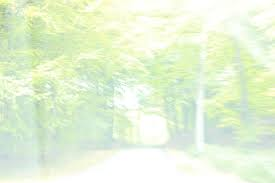
#> input picture images/sample04.jpeg, 275 x 183 px; its folder holds 6 pictures in this run
$ jupyter execute --allow-errors AI6121_Assignment1.ipynb
#> lines starting #> are read from the running program, lines starting #| are printed output that depends on the picture
[cell 1]
# create image path, if the path already exists, skip
from pathlib import Path

# image_path = Path(__file__).resolve().parent() / "images"
image_path = Path("/content/drive/MyDrive/AI6121_Assignment1/images") # adjustable
if image_path.is_dir():
  print("Image path already exists.")
else:
  print("Creating image path...")
  image_path.mkdir(parents=True, exist_ok=True)
  print("Image path created")

[cell 2]
# unzip image files to image path
import zipfile

# with zipfile.ZipFile(Path(__file__).resolve().parent() / "sample images.zip", "r") as z:
#> (the rest of this cell did not finish here and is left out)

[cell 3]
# visualize a random image within the image folder
import random
from PIL import Image

def see_random_image(image_path_str: str):
  image_path = Path(image_path_str)
  if image_path.is_dir():
    image_path_list = list(image_path.glob("*"))
    random_image_path = random.choice(image_path_list)
    print(f"Random image path: {random_image_path}")
    random_image = Image.open(random_image_path)
#> random_image is the input picture: PIL image 275x183 RGB; mean R, G, B 229.7, 243.4, 214.9
    return random_image
  else:
    print("Image path does not exist.")

# see_random_image(Path(__file__).resolve().parent() / "images")
see_random_image("/content/drive/MyDrive/AI6121_Assignment1/images")

[cell 4]
# turn images into torch tensors
from torchvision import transforms

def image_to_tensor(image_path_str: str):
  image_path = Path(image_path_str)
  if image_path.exists:
    image = Image.open(image_path)
    transform = transforms.ToTensor()
    tensor = transform(image)
    return tensor
  else:
    print("Image path does not exist.")
    return None

# image_tensor = image_to_tensor(Path(__file__).resolve().parent() / "images" / "sample01.jpg")
#> (the rest of this cell did not finish here and is left out)

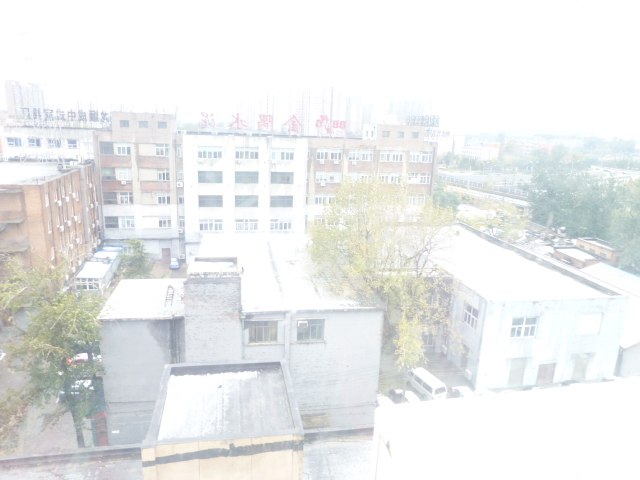
#> input picture images/sample01.jpg, 640 x 480 px
#> in image_to_tensor, image is the input picture: PIL image 640x480 RGB; mean R, G, B 233.6, 235.3, 234.8
image_tensor.shape
# so it's a colour-channel-first tensor

[cell 5]
# select a single colour channel and visualize the image
from matplotlib import pyplot as plt

def see_image_channel(image_path_str: str, channel_number: int=0):
  image_tensor = image_to_tensor(image_path_str)
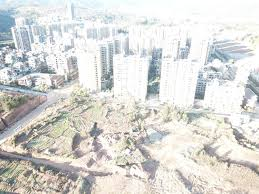
#> input picture images/sample03.jpeg, 259 x 194 px, found by its file name
#> in image_to_tensor, image is the input picture: PIL image 259x194 RGB; mean R, G, B 217.1, 216.8, 213.3
  if image_tensor is None:
    return None
  else:
    if channel_number not in [0, 1, 2]:
      print("Channel number must be 0, 1 or 2.")
      return None
    else:
      image_channel = image_tensor[channel_number]
      plt.figure(figsize=(10, 7))
      plt.imshow(image_channel)
      plt.title(f"Image path: {image_path_str}\n Image channel: {channel_number}")
      plt.axis("off")
      return image_channel

# see_image_channel(Path(__file__) / "images" / "sample03.jpeg", channel_number=0)
see_image_channel("/content/drive/MyDrive/AI6121_Assignment1/images/sample03.jpeg", channel_number=0)
#> (the call stopped at in image_to_tensor, `transform = transforms.ToTensor()`: torchvision is not available in this run)

[cell 6]
import numpy as np
def calculate_psnr(img1, img2):
    """compute the PSNR of img1 and img2 """
    assert img1.shape == img2.shape, "Input images should have equal sizes"

    # Compute MSE (Mean Squared Error)
    mse = np.mean((img1 - img2) ** 2)
    if mse == 0:
        return float('inf')

    # compute PSNR
    max_pixel_value = 255.0
    psnr = 20 * np.log10(max_pixel_value / np.sqrt(mse))
    return psnr

[cell 7]
import cv2
import numpy as np
import matplotlib.pyplot as plt

def expand_hist(hist, target_length):
    """ Expand histogram to the target length using linear interpolation. """
    # Extract non-zero values
    hist_nonzero = hist[np.nonzero(hist)]

    if len(hist_nonzero) == 0:
        print(target_length)
        return np.zeros(target_length, dtype=np.uint64)

    # Indices for the non-zero histogram
    nonzero_indices = np.linspace(0, len(hist_nonzero) - 1, num=len(hist_nonzero))

    # Indices for the target length
    target_indices = np.linspace(0, len(hist_nonzero) - 1, num=target_length)

    # Perform linear interpolation
    expanded_hist = np.interp(target_indices, nonzero_indices, hist_nonzero)
    # print(expanded_hist)
    return expanded_hist.astype(np.uint64)


def bbhe(image):

    # cal histogram
    hist, _ = np.histogram(image.flatten(), 256, [0, 256])

    # cal average brightness
    mean_brightness = int(round(np.median(image)))

    # Initialize histograms for dark and bright regions
    lower_hist = np.zeros(256, dtype=np.uint64)
    upper_hist = np.zeros(256, dtype=np.uint64)

    # Compute histograms for dark and bright regions
    for pixel_value in image.flatten():
        if pixel_value <= mean_brightness:
            lower_hist[pixel_value] += 1
        else:
            upper_hist[pixel_value] += 1

    # print(lower_hist)
    # print(upper_hist)
    # Expand histograms to match the length of LUT
    lower_hist_expanded = expand_hist(lower_hist, mean_brightness + 1)
    upper_hist_expanded = expand_hist(upper_hist, 256 - mean_brightness - 1)


    # Calculate CDFs
    lower_cdf = np.cumsum(lower_hist_expanded) / np.cumsum(lower_hist_expanded)[-1]
    upper_cdf = np.cumsum(upper_hist_expanded) / np.cumsum(upper_hist_expanded)[-1]

    # Normalize CDFs
    C1n = np.uint8(mean_brightness * lower_cdf)
    C2n = np.uint8(mean_brightness + (255 - mean_brightness) * upper_cdf)

    # Create LUT with correct length
    lut = np.zeros(256, dtype=np.uint8)
    lut[:mean_brightness + 1] = C1n
    lut[mean_brightness + 1:] = C2n

    # Visualization
    plt.figure(figsize=(15, 5))

    # Original histogram
    plt.subplot(1, 3, 1)
    plt.plot(hist, color='black')
    plt.axvline(x=mean_brightness, color='r', linestyle='--')
    plt.title('Original Histogram')
    plt.xlabel('Pixel Value')
    plt.ylabel('Frequency')

    # CDFs
    plt.subplot(1, 3, 2)
    plt.plot(np.arange(mean_brightness + 1), lower_cdf, color='blue', label='Lower CDF')
    plt.plot(np.arange(mean_brightness + 1, 256),upper_cdf, color='red', label='Upper CDF')
    plt.title('CDFs')
    plt.xlabel('Pixel Value')
    plt.ylabel('CDF Value')
    plt.legend()

    # Mapping function
    plt.subplot(1, 3, 3)
    plt.plot(np.arange(256), lut, color='green')
    plt.title('Mapping Function')
    plt.xlabel('Input Pixel Value')
    plt.ylabel('Output Pixel Value')

    plt.tight_layout()
    plt.show()

    # mapping
    return cv2.LUT(image, lut)


image_path = "/content/drive/MyDrive/AI6121_Assignment1/images/sample03.jpeg"
img = cv2.imread(image_path, cv2.IMREAD_GRAYSCALE)
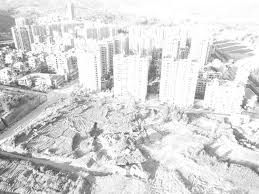
#> img: shape (194, 259); min 52, max 255, mean 216.6

# BBHE
bbhe_img = bbhe(img)
#> in bbhe, `hist, _ = np.histogram(image.flatten(), 256, [0, 256])`: hist = 256 values, max 4857 at index 255, min 0 at index 0, mean 196.3
#> in bbhe, `mean_brightness = int(round(np.median(image)))`: mean_brightness = 231
#> the loop in bbhe, `for pixel_value in image.flatten():` made 50246 passes
#> pixel_value on passes 1 to 3: 231, 227, 223
#> after the loop in bbhe, `for pixel_value in image.flatten():`: lower_hist = 256 values, max 503 at index 230, min 0 at index 0, mean 99.01; upper_hist = 256 values, max 4857 at index 255, min 0 at index 0, mean 97.26
#> in expand_hist, `hist_nonzero = hist[np.nonzero(hist)]`: hist_nonzero = 172 values, max 503 at index 170, min 1 at index 0, mean 147.4
#> in expand_hist, `nonzero_indices = np.linspace(0, len(hist_nonzero) - 1, num=len(hist_n..`: nonzero_indices = 172 values from 0 to 171
#> in expand_hist, `target_indices = np.linspace(0, len(hist_nonzero) - 1, num=target_leng..`: target_indices = 232 values from 0 to 171
#> in expand_hist, `expanded_hist = np.interp(target_indices, nonzero_indices, hist_nonzero)`: expanded_hist = 232 values, max 491.3 at index 230, min 1 at index 0, mean 147.2
#> in bbhe, `lower_hist_expanded = expand_hist(lower_hist, mean_brightness + 1)`: lower_hist_expanded = 232 values, max 491 at index 230, min 1 at index 0, mean 146.8
#> in bbhe, `upper_hist_expanded = expand_hist(upper_hist, 256 - mean_brightness - 1)`: upper_hist_expanded = 24 values, max 4857 at index 23, min 464 at index 1, mean 1037.5
#> in bbhe, `lower_cdf = np.cumsum(lower_hist_expanded) / np.cumsum(lower_hist_expa..`: lower_cdf = 232 values from 2.94e-05 to 1
#> in bbhe, `upper_cdf = np.cumsum(upper_hist_expanded) / np.cumsum(upper_hist_expa..`: upper_cdf = 24 values from 0.0204 to 1
#> in bbhe, `C1n = np.uint8(mean_brightness * lower_cdf)`: C1n = 232 values from 0 to 231
#> in bbhe, `C2n = np.uint8(mean_brightness + (255 - mean_brightness) * upper_cdf)`: C2n = 24 values from 231 to 255

# Cal PSNR
psnr_bbhe = calculate_psnr(img, bbhe_img)
#> in calculate_psnr, `mse = np.mean((img1 - img2) ** 2)`: mse = 61.16
#> in calculate_psnr, `psnr = 20 * np.log10(max_pixel_value / np.sqrt(mse))`: psnr = 30.27
#> psnr_bbhe = 30.27

# Show the result
fig, axs = plt.subplots(2, 2, figsize=(15, 10))

# Original Image and its Histogram
axs[0, 0].imshow(img, cmap='gray')
axs[0, 0].set_title('Original Image')
axs[0, 0].axis('off')
axs[0, 1].hist(img.ravel(), 256, [0, 256], color='b')
axs[0, 1].set_title('Histogram of Original Image')

# CLAHE Image and its Histogram
axs[1, 0].imshow(bbhe_img, cmap='gray')
axs[1, 0].set_title(f'BBHE Image\nPSNR: {psnr_bbhe:.2f} dB')
axs[1, 0].axis('off')
axs[1, 1].hist(bbhe_img.ravel(), 256, [0, 256], color='b')
axs[1, 1].set_title('Histogram of BBHE Image')

plt.tight_layout()
plt.show()
#> figure, not shown here; panel 2: tallest bar 4857 high, from x = 255 to 256; panel 4: tallest bar 4857 high, from x = 255 to 256

[cell 8]
import cv2
import numpy as np
import matplotlib.pyplot as plt

def clahe(image, clip_limit, tile_grid_size):
    clahe = cv2.createCLAHE(clipLimit=clip_limit, tileGridSize=tile_grid_size)
    return clahe.apply(image)


image_path = "images/sample03.jpeg"
img = cv2.imread(image_path, cv2.IMREAD_GRAYSCALE)

# apply CLAHE
# parameters can change:clip_limit,tile_grid_size
clahe_img = clahe(img, clip_limit=1, tile_grid_size=(4, 4))
#> in clahe, `return clahe.apply(image)`:
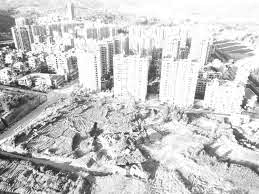
#> returned value: shape (194, 259); min 22, max 255, mean 200.6

# cal PSNR
psnr_clahe = calculate_psnr(img, clahe_img)
#> psnr_clahe = 29.42

# Show results
fig, axs = plt.subplots(2, 2, figsize=(15, 10))

# Original Image and its Histogram
axs[0, 0].imshow(img, cmap='gray')
axs[0, 0].set_title('Original Image')
axs[0, 0].axis('off')
axs[0, 1].hist(img.ravel(), 256, [0, 256], color='b')
axs[0, 1].set_title('Histogram of Original Image')

# CLAHE Image and its Histogram
axs[1, 0].imshow(clahe_img, cmap='gray')
axs[1, 0].set_title(f'CLAHE Image\nPSNR: {psnr_clahe:.2f} dB')
axs[1, 0].axis('off')
axs[1, 1].hist(clahe_img.ravel(), 256, [0, 256], color='b')
axs[1, 1].set_title('Histogram of CLAHE Image')

plt.tight_layout()
plt.show()
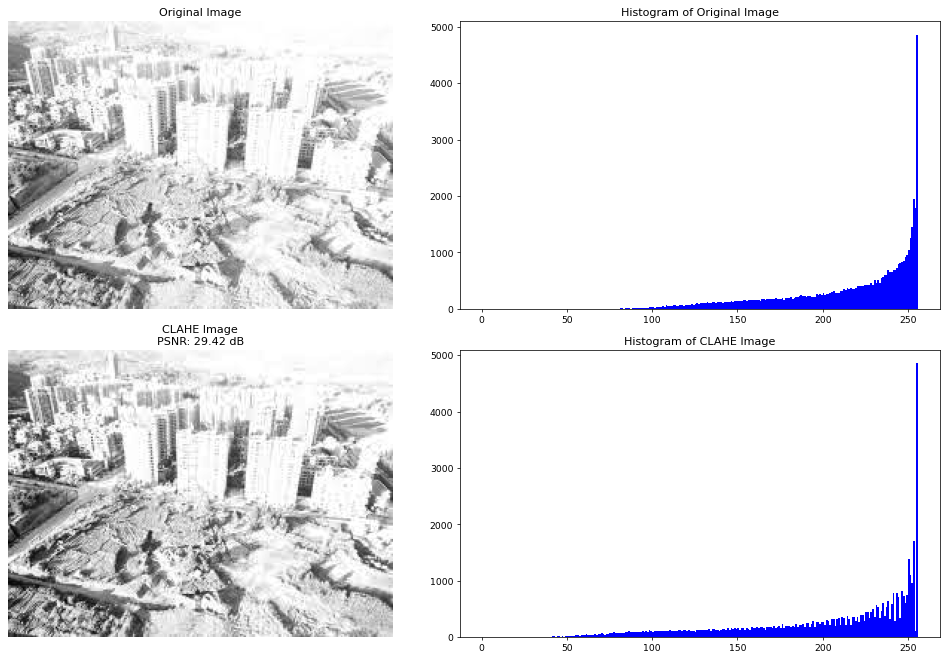
#> figure drawn by matplotlib, 4 panels; panel 2: tallest bar 4857 high, from x = 255 to 256; panel 4: tallest bar 4857 high, from x = 255 to 256

[cell 9]
# Gery image for HE
from PIL import Image
import matplotlib.pyplot as plt
import numpy as np

image = Image.open('images/sample01.jpg').convert('L')
#> image: PIL image 640x480 L
image = np.array(image)

#compute HE
def histogram_equalization(img):
    """
    Use HE to normalize the input image
    Args:
        img: input image
    """
    # compute hist
    hist, _ = np.histogram(img.flatten(), bins=256, range=[0, 256])

    cdf = hist.cumsum()

    cdf_m = np.ma.masked_equal(cdf, 0)
    cdf_m = (cdf_m - cdf_m.min()) * 255 / (cdf_m.max() - cdf_m.min())
    cdf = np.ma.filled(cdf_m, 0).astype('uint8')


    he_img = cdf[img]

    return he_img
# use plt to visualize
he_image = histogram_equalization(image)
#> in histogram_equalization, `hist, _ = np.histogram(img.flatten(), bins=256, range=[0, 256])`: hist = 256 values, max 117999 at index 255, min 0 at index 0, mean 1200
#> in histogram_equalization, `cdf = hist.cumsum()`: cdf = 256 values from 0 to 307200
#> in histogram_equalization, `cdf = np.ma.filled(cdf_m, 0).astype('uint8')`: cdf = 256 values from 0 to 255
#> in histogram_equalization, `he_img = cdf[img]`:
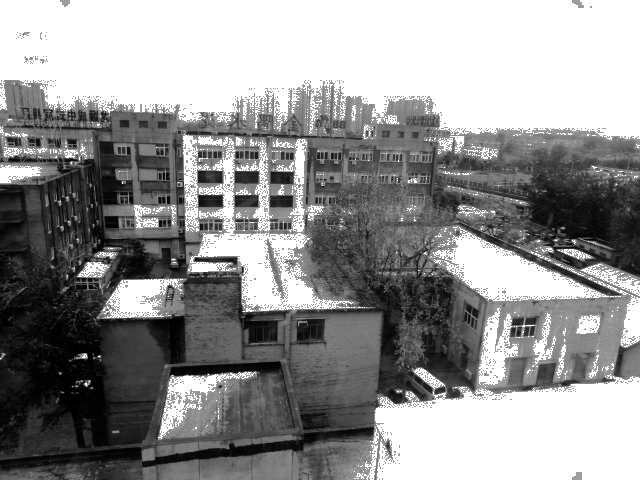
#> he_img: shape (480, 640); min 0, max 255, mean 146.8
psnr_he_g = calculate_psnr(image, he_image)
#> psnr_he_g = 29.79

plt.figure(figsize=(12, 6))

plt.subplot(1, 2, 1)
plt.title('Original Image')
plt.imshow(image, cmap='gray')

plt.subplot(1, 2, 2)
plt.title('Histogram Equalized Image \nPSNR: %.3f'%psnr_he_g)
plt.imshow(he_image, cmap='gray')

plt.show()

[cell 10]
# YUV demo
import numpy as np
from PIL import Image

def rgb_to_yuv(image):
    image = np.array(image, dtype=np.float32)
    # Transform Matrix
    transform_matrix = np.array([[0.299, 0.587, 0.114],
                                 [-0.14713, -0.28886, 0.436],
                                 [0.615, -0.51499, -0.10001]])

    yuv_image = image.dot(transform_matrix.T)
    yuv_image[..., 1:] += 128.0

    return yuv_image.clip(0, 255).astype(np.uint8)

def yuv_to_rgb(yuv_image):
    yuv_image = np.array(yuv_image, dtype=np.float32)

    # Transform Matrix
    transform_matrix = np.array([[1.0, 0.0, 1.13983],
                                 [1.0, -0.39465, -0.58060],
                                 [1.0, 2.03211, 0.0]])

    yuv_image[..., 1:] -= 128.0

    rgb_image = yuv_image.dot(transform_matrix.T)

    return np.clip(rgb_image, 0, 255).astype(np.uint8)


image_path = '/content/drive/MyDrive/AI6121_Assignment1/images/sample01.jpg'
image = Image.open(image_path).convert('RGB')


yuv_image = rgb_to_yuv(image)
#> in rgb_to_yuv, `return yuv_image.clip(0, 255).astype(np.uint8)`:
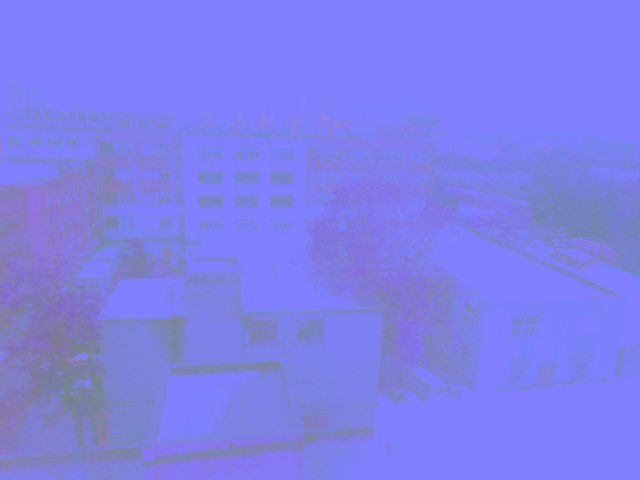
#> returned value: shape (480, 640, 3); mean of channels 0, 1, 2 234, 127.8, 126.7; drawn as B, G, R
np.save('sample01_yuv.npy', yuv_image)

restored_rgb_image = yuv_to_rgb(yuv_image)
#> in yuv_to_rgb, `yuv_image[..., 1:] -= 128.0`:
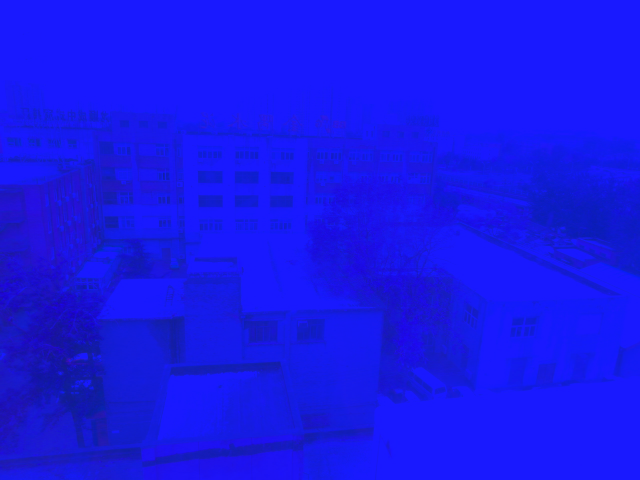
#> yuv_image: shape (480, 640, 3) float32; mean of channels 0, 1, 2 234.3, -0.2, -1.3; drawn with min black and max white
#> in yuv_to_rgb, `rgb_image = yuv_image.dot(transform_matrix.T)`:
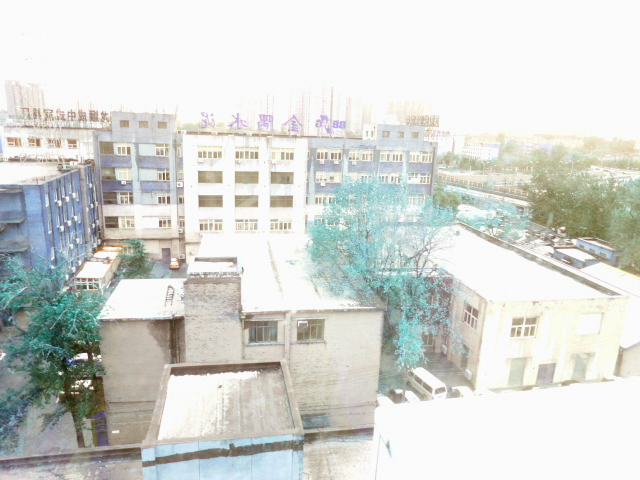
#> rgb_image: shape (480, 640, 3) float64; mean of channels 0, 1, 2 232.6, 234.9, 233.6; drawn with min black and max white

restored_image = Image.fromarray(restored_rgb_image)

restored_image.show()

[cell 11]
# yuv bbhe & clahe
import numpy as np

YUV_img = np.load('sample01_yuv.npy')

Y = YUV_img[...,0]
Y_equalized = bbhe(Y)
YUV_img[...,0] = Y_equalized

YUV_img_original = np.load('sample01_yuv.npy')

psnr_bbhe_yuv = calculate_psnr(YUV_img_original, YUV_img)
# convert back to RGB for visualization
rgb_equalized =  yuv_to_rgb(YUV_img)
rgb_original = yuv_to_rgb(YUV_img_original)

# visualization
plt.figure(figsize=(12, 6))

plt.subplot(1, 2, 1)
plt.title('Original YUV Image')
plt.imshow(rgb_original)

plt.subplot(1, 2, 2)
plt.title('BBHE YUV Image \nPSNR: %.3f'%psnr_bbhe_yuv)
plt.imshow(rgb_equalized)

plt.show()
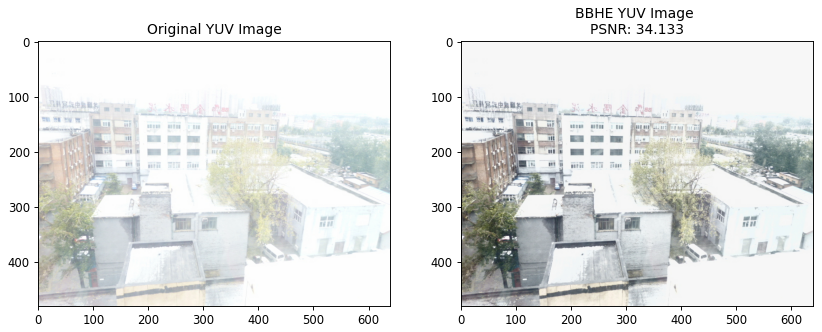
#> figure drawn by matplotlib, 2 panels
